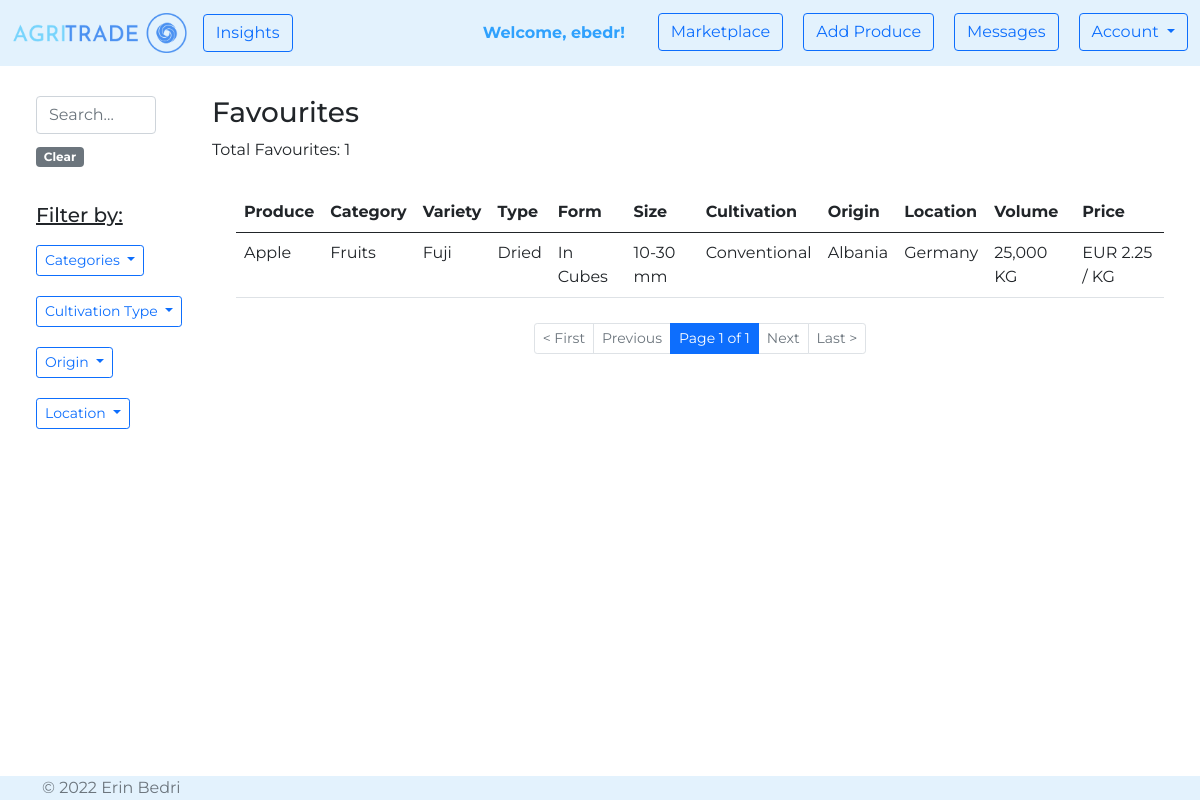
The page /marketplace/favourites/ (signed in) on the database its author committed.
### agri_trade/marketplace/models.py (models this page shows, shortened)
class Product(models.Model):
    PRODUCT_CATEGORY = [
        ('Cereals', 'Cereals'),
        ('Pulses', 'Pulses'),
        ('Nuts', 'Nuts'),
        ('Oilseeds', 'Oilseeds'),
        ('Sugar and starch', 'Sugar and starch'),
        ('Fiber Crops', 'Fiber Crops'),
        ('Beverages', 'Beverages'),
        ('Narcotics', 'Narcotics'),
        ('Spices', 'Spices'),
        ('Forages', 'Forages'),
        ('Vegetables', 'Vegetables'),
        ('Fruits', 'Fruits'),
    ]
    PRODUCT_TYPE_MAX_LEN = max([len(product_type[1]) for product_type in PRODUCT_CATEGORY])
    CULTIVATION_TYPES = [
        ('Organic', 'Organic'),
        ('Conventional', 'Conventional'),
        ('In Conversion', 'In Conversion'),
    ]
    CULTIVATION_TYPE_MAX_LEN = max([len(cultivation_type[1]) for cultivation_type in CULTIVATION_TYPES])
    NAME_MAX_LEN = 20
    VARIETY_MAX_LEN = 25
    TYPE_MAX_LEN = 25
    FORM_MAX_LEN = 25
    SIZE_MAX_LEN = 25
    AVAILABLE_VOLUME_MIN_VALUE = 0
    AVAILABLE_VOLUME_MAX_VALUE = 1000000
    PRICE_MIN_VALUE = 0
    DESCRIPTION_MAX_LEN = 500
    owner = models.ForeignKey(
        UserModel,
        on_delete=CASCADE)
    name = models.CharField(
        max_length=NAME_MAX_LEN,
    )
    category = models.CharField(
        max_length=PRODUCT_TYPE_MAX_LEN,
        choices=PRODUCT_CATEGORY,
    )
    variety = models.CharField(
        max_length=VARIETY_MAX_LEN,
        blank=True,
        null=True,
    )
    type = models.CharField(
        max_length=TYPE_MAX_LEN,
        blank=True,
        null=True,
    )
    form = models.CharField(
        max_length=FORM_MAX_LEN,
        blank=True,
        null=True,
    )
    size = models.CharField(
        max_length=SIZE_MAX_LEN,
        blank=True,
        null=True,
    )
    cultivation_type = models.CharField(
        max_length=CULTIVATION_TYPE_MAX_LEN,
        choices=CULTIVATION_TYPES,
    )
    available_volume = models.IntegerField(
        validators=[
            MinValueValidator(AVAILABLE_VOLUME_MIN_VALUE),
            MaxValueValidator(AVAILABLE_VOLUME_MAX_VALUE),
        ]
    )
    price = models.FloatField(
        validators=[
            MinValueValidator(PRICE_MIN_VALUE),
        ]
    )
    description = models.TextField(
        max_length=DESCRIPTION_MAX_LEN,
        blank=True,
        null=True,
    )
    origin = CountryField(
    )
    location = CountryField(
    )
    image = models.ImageField(
        null=True,
        blank=True,
        upload_to='produces',
        validators=(
            file_size,
        )
    )
    created_on = models.DateTimeField(
        auto_now_add=True
    )
    edited_on = models.DateTimeField(
        auto_now=True
    )

### agri_trade/marketplace/views.py (the view)
# urls.py: path('favourites/', views.show_favourites, name='show favourites'),
@login_required
def show_favourites(request):
    favourites_per_page = 10
    q = request.GET.get('q') if request.GET.get('q') is not None else ''
    favourites = get_object_or_404(Company, pk=request.user.id).favourites.filter(
        Q(name__icontains=q) |
        Q(category__icontains=q) |
        Q(cultivation_type__icontains=q) |
        Q(origin__icontains=q) |
        Q(location__icontains=q) |
        Q(variety__icontains=q) |
        Q(type__icontains=q) |
        Q(description__icontains=q) |
        Q(form__icontains=q) |
        Q(owner__username=q)) \
        .order_by('-created_on')
    categories = sorted({favourite.category for favourite in favourites})
    cultivation_types = sorted({favourite.cultivation_type for favourite in favourites})
    origins = sorted({favourite.origin.name for favourite in favourites})
    locations = sorted({favourite.location.name for favourite in favourites})
    paginator = Paginator(favourites, favourites_per_page)
    page_number = request.GET.get('page')
    page_obj = paginator.get_page(page_number)
    favourites_count = favourites.count()
    context = {
        'page_obj': page_obj,
        'favourites_count': favourites_count,
        'categories': categories,
        'cultivation_types': cultivation_types,
        'origins': origins,
        'locations': locations,
        'query': q,
    }
    return render(request, 'marketplace/show_favourites.html', context)

### agri_trade/marketplace/templates/marketplace/show_favourites.html (shortened to what this page needs)
{% extends 'web/base.html' %}
{% load humanize %}
{% block content %}
    <div class="container-fluid" style="margin-top: 30px">
        <div class="row">
            <div class="col-2">
                <div class="container">
                    <div class="row justify-content-md-left">
                        <form class="d-flex" role="search">
                            <input class="form-control me-2" type="text" placeholder="Search..." name="q">
                        </form>
                        <div class="container" style="margin-top: 10px">
                            <a href="{% url 'marketplace:show favourites' %}"><span
                                    class="badge bg-secondary">Clear</span></a>
                        </div>
                        <div class="container" style="margin-top: 10px">
                            <h5 style="margin-top: 25px"><u>Filter by:</u></h5>
                            <div>
                                <button type="button" class="btn btn-outline-primary btn-sm dropdown-toggle"
                                        style="margin-top: 10px"
                                        data-bs-toggle="collapse" data-bs-target="#category">Categories
                                </button>
                            </div>
                            <div>
                                <button type="button" class="btn btn-outline-primary btn-sm dropdown-toggle"
                                        style="margin-top: 20px"
                                        data-bs-toggle="collapse" data-bs-target="#cultivationType">Cultivation Type
                                </button>
                            </div>
                            <div>
                                <button type="button" class="btn btn-outline-primary btn-sm dropdown-toggle"
                                        style="margin-top: 20px"
                                        data-bs-toggle="collapse" data-bs-target="#origin">Origin
                                </button>
                            </div>
                            <div>
                                <button type="button" class="btn btn-outline-primary btn-sm dropdown-toggle"
                                        style="margin-top: 20px"
                                        data-bs-toggle="collapse" data-bs-target="#location">Location
                                </button>
                            </div>
                        </div>
                    </div>
                </div>
            </div>
            <div class="col-10">
                <h3>Favourites{% if query %} > {{ query }} {% endif %}</h3>
                <p> Total Favourites: {{ favourites_count }}</p>
                <div class="container">
                    <table class="table table-hover" style="margin-top: 30px">
                        <thead>
                        <tr>
                            <th scope="col">Produce</th>
                            <th scope="col">Category</th>
                            <th scope="col">Variety</th>
                            <th scope="col">Type</th>
                            <th scope="col">Form</th>
                            <th scope="col">Size</th>
                            <th scope="col">Cultivation</th>
                            <th scope="col">Origin</th>
                            <th scope="col">Location</th>
                            <th scope="col">Volume</th>
                            <th scope="col">Price</th>
                        </tr>
                        </thead>
                        <tbody>
                        {% for favourite in page_obj %}
                            <tr onclick="window.location='{% url "marketplace:product details" favourite.id %}';">
                                <td>{{ favourite.name }}</td>
                                <td>{{ favourite.category }}</td>
                                <td>{% if favourite.variety %}{{ favourite.variety }}{% endif %}</td>
                                <td>{% if favourite.type %}{{ favourite.type }}{% endif %}</td>
                                <td>{% if favourite.form %}{{ favourite.form }}{% endif %}</td>
                                <td>{% if favourite.size %}{{ favourite.size }}{% endif %}</td>
                                <td>{{ favourite.cultivation_type }}</td>
                                <td>{{ favourite.origin.name }}</td>
                                <td>{{ favourite.location.name }}</td>
                                <td>{{ favourite.available_volume|intcomma }} KG</td>
                                <td>EUR {{ favourite.price|floatformat:2 }} / KG</td>
                            </tr>
                        {% empty %}
                            <p>You do not have any favourite products yet.</p>
                        {% endfor %}
                        </tbody>
                    </table>
                </div>
                <nav aria-label="Page navigation example" style="margin-top: 25px">
                    <ul class="pagination pagination-sm justify-content-center">
                        {% if page_obj.has_previous %}
                            <li class="page-item">
                                <a class="page-link" href="?page=1">< First</a></li>
                            <li class="page-item">
                                <a class="page-link" href="?page={{ page_obj.previous_page_number }}">Previous</a>
                            </li>
                        {% else %}
                            <li class="page-item disabled">
                                <a class="page-link" href="#">< First</a></li>
                            <li class="page-item disabled">
                                <a class="page-link" href="#">Previous</a>
                            </li>
                        {% endif %}
                        <li class="page-item active">
                            <a class="page-link"
                               href="#">Page {{ page_obj.number }} of {{ page_obj.paginator.num_pages }}</a></li>
                        {% if page_obj.has_next %}
                            <li class="page-item">
                                <a class="page-link" href="?page={{ page_obj.next_page_number }}">Next</a></li>
                            <li class="page-item">
                                <a class="page-link" href="?page={{ page_obj.paginator.num_pages }}">Last ></a>
                            </li>
                        {% else %}
                            <li class="page-item disabled">
                                <a class="page-link" href="#">Next</a></li>
                            <li class="page-item disabled">
                                <a class="page-link" href="#">Last ></a>
                            </li>
                        {% endif %}
                    </ul>
                </nav>
            </div>
        </div>
    </div>
{% endblock %}

### agri_trade/web/templates/web/navigation.html (shortened to what this page needs)
{% load static %}
<nav class="navbar navbar-expand-lg navbar-light" style="background-color: #e3f2fd;">
    <div class="container-fluid">
        <a class="navbar-brand" href="{% url 'web:homepage' %}">
            <img src="{% static 'img/logo.png' %}" alt="logo" style="height: 40px">
        </a>
        <ul class="navbar-nav">
            <li class="nav-item">
                <a class="btn btn-outline-primary" href="{% url 'posts:show posts' %}">Insights</a>
            </li>
        </ul>
        <div class="collapse navbar-collapse" id="navbarNavDropdown">
            <ul class="navbar-nav ms-auto">
                {% if request.user.is_authenticated %}
                    <li class="nav-item"style="margin-right: 25px">
                        <b><a class="nav-link disabled" href="#"
                              style="color: #2fa1fd">Welcome, {{ request.user.username }}!</a></b>
                    </li>
                    <li class="nav-item" style="padding-right: 20px">
                        <a class="btn btn-outline-primary" href="{% url 'marketplace:marketplace' %}">Marketplace</a>
                    </li>
                    <li class="nav-item" style="padding-right: 20px">
                        <a class="btn btn-outline-primary" href="{% url 'marketplace:add product' %}">Add Produce</a>
                    </li>
                    <li class="nav-item" style="padding-right: 20px">
                        <button type="button" class="btn btn-outline-primary position-relative"
                                onclick="location.href = '{% url 'user_messages:messages' %}';">
                            Messages
                        </button>
                    </li>
                    <div class="dropdown">
                        <button class="btn btn-outline-primary dropdown-toggle" type="button" id="dropdownMenuButton1"
                                data-bs-toggle="dropdown" aria-expanded="false">
                            Account
                        </button>
                    </div>
                {% endif %}
            </ul>
        </div>
    </div>
</nav>

### static/css/style.css (style rules this page uses)
body { font-family: 'Montserrat', sans-serif !important; }

### rows shown on the page
Product: name "Apple", category "Fruits", variety "Fuji", type "Dried", form "In Cubes", size "10-30 mm", cultivation_type "Conventional", origin.name "Albania", location.name "Germany", available_volume "25,000", price "2.25"

### other values the page prints
{{ request.user.username }} "ebedr"
{{ favourites_count }} "1"
{{ page_obj.number }} "1"
{{ page_obj.paginator.num_pages }} "1"
